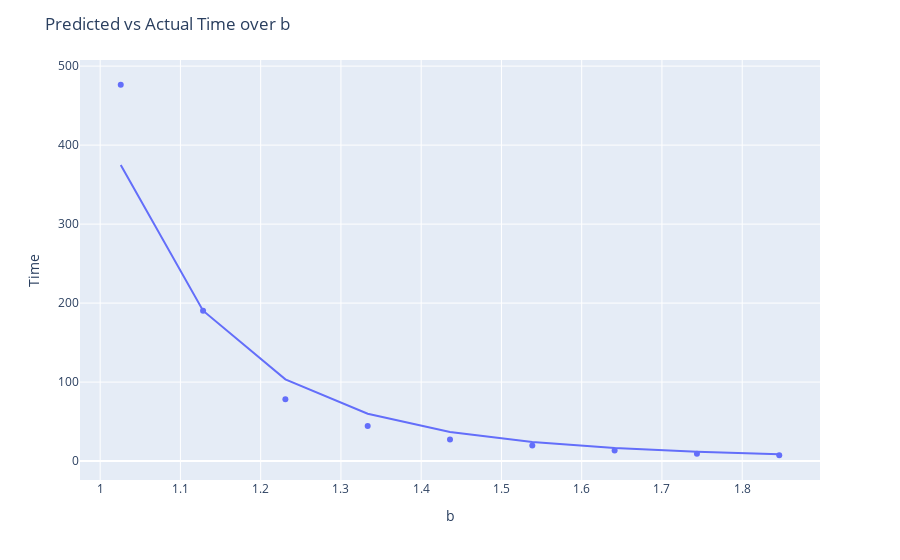

Notebook code for this chart:
### Code cell
fig = px.scatter(dfl2, x="b", y="sim_fit_time")
fig.add_traces(
    px.line(dfl2, x="b", y="sol3_time").data
)

fig.update_layout(
    title="Predicted vs Actual Time over b",
    xaxis_title="b",
    yaxis_title="Time"
)

fig.show()

### Figure 1 — Plotly figure (JSON) as saved in the notebook; plotly's stock layout.template omitted (floating-point values rounded to 4 significant figures)
{"data": [{"hovertemplate": "b=%{x}<br>sim_fit_time=%{y}<extra></extra>", "legendgroup": "", "marker": {"color": "#636efa", "symbol": "circle"}, "mode": "markers", "name": "", "orientation": "v", "showlegend": false, "type": "scatter", "x": [1.026, 1.128, 1.231, 1.333, 1.436, 1.538, 1.641, 1.744, 1.846], "xaxis": "x", "y": [476.4, 190.2, 78.18, 44.52, 27.37, 19.58, 13.29, 9.385, 7.387], "yaxis": "y"}, {"hovertemplate": "b=%{x}<br>sol3_time=%{y}<extra></extra>", "legendgroup": "", "line": {"color": "#636efa", "dash": "solid"}, "marker": {"symbol": "circle"}, "mode": "lines", "name": "", "orientation": "v", "showlegend": false, "type": "scatter", "x": [1.026, 1.128, 1.231, 1.333, 1.436, 1.538, 1.641, 1.744, 1.846], "xaxis": "x", "y": [375.0, 190.4, 103.4, 59.96, 36.95, 24.07, 16.47, 11.76, 8.703], "yaxis": "y"}], "layout": {"legend": {"tracegroupgap": 0}, "margin": {"t": 60}, "title": {"text": "Predicted vs Actual Time over b"}, "xaxis": {"anchor": "y", "domain": [0, 1], "title": {"text": "b"}}, "yaxis": {"anchor": "x", "domain": [0, 1], "title": {"text": "Time"}}}}
